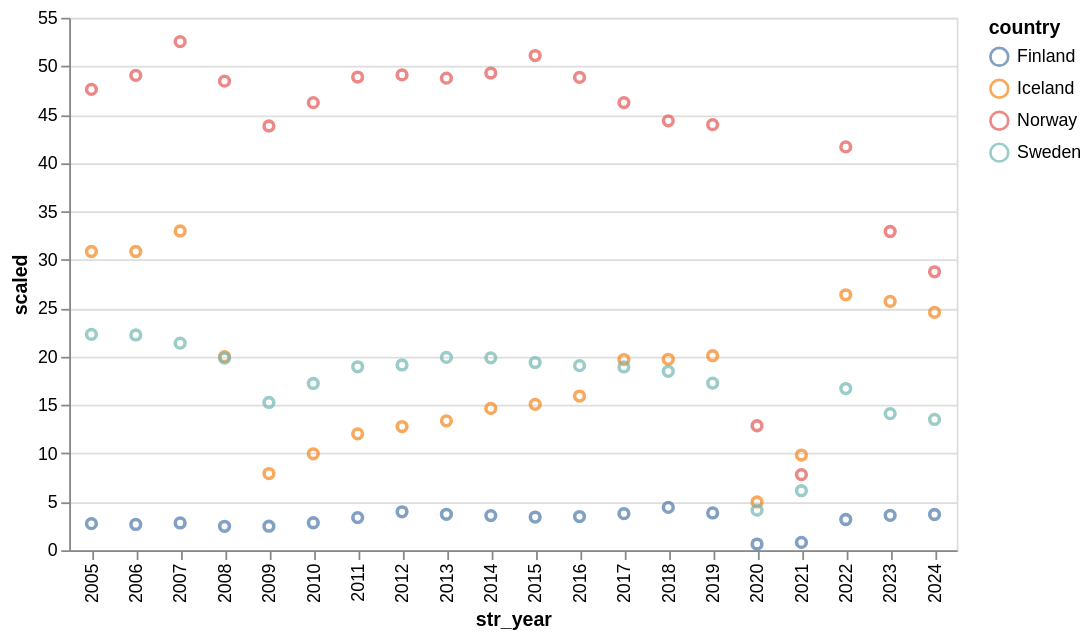

Notebook code for this chart:
### Code cell
charts[2]

### Figure 1 — Vega-Lite specification as saved in the notebook (floating-point values rounded to 4 significant figures)
{"config": {"view": {"continuousWidth": 300, "continuousHeight": 300}, "scale": {"zero": false}}, "data": {"name": "data-93482e8f52b6e38a9758d1b047aa499e"}, "mark": {"type": "point", "tooltip": true}, "encoding": {"color": {"field": "country", "type": "nominal"}, "x": {"field": "str_year", "type": "nominal"}, "y": {"field": "scaled", "type": "quantitative"}}, "width": 500, "$schema": "https://vega.github.io/schema/vega-lite/v6.1.0.json", "datasets": {"data-93482e8f52b6e38a9758d1b047aa499e": [{"code": "FIN", "year": 2005, "country": "Finland", "scaled": 2.744, "str_year": "2005"}, {"code": "FIN", "year": 2006, "country": "Finland", "scaled": 2.664, "str_year": "2006"}, {"code": "FIN", "year": 2007, "country": "Finland", "scaled": 2.821, "str_year": "2007"}, {"code": "FIN", "year": 2008, "country": "Finland", "scaled": 2.474, "str_year": "2008"}, {"code": "FIN", "year": 2009, "country": "Finland", "scaled": 2.481, "str_year": "2009"}, {"code": "FIN", "year": 2010, "country": "Finland", "scaled": 2.84, "str_year": "2010"}, {"code": "FIN", "year": 2011, "country": "Finland", "scaled": 3.373, "str_year": "2011"}, {"code": "FIN", "year": 2012, "country": "Finland", "scaled": 3.971, "str_year": "2012"}, {"code": "FIN", "year": 2013, "country": "Finland", "scaled": 3.715, "str_year": "2013"}, {"code": "FIN", "year": 2014, "country": "Finland", "scaled": 3.581, "str_year": "2014"}, {"code": "FIN", "year": 2015, "country": "Finland", "scaled": 3.43, "str_year": "2015"}, {"code": "FIN", "year": 2016, "country": "Finland", "scaled": 3.483, "str_year": "2016"}, {"code": "FIN", "year": 2017, "country": "Finland", "scaled": 3.78, "str_year": "2017"}, {"code": "FIN", "year": 2018, "country": "Finland", "scaled": 4.425, "str_year": "2018"}, {"code": "FIN", "year": 2019, "country": "Finland", "scaled": 3.854, "str_year": "2019"}, {"code": "FIN", "year": 2020, "country": "Finland", "scaled": 0.6443, "str_year": "2020"}, {"code": "FIN", "year": 2021, "country": "Finland", "scaled": 0.808, "str_year": "2021"}, {"code": "FIN", "year": 2022, "country": "Finland", "scaled": 3.177, "str_year": "2022"}, {"code": "FIN", "year": 2023, "country": "Finland", "scaled": 3.598, "str_year": "2023"}, {"code": "FIN", "year": 2024, "country": "Finland", "scaled": 3.693, "str_year": "2024"}, {"code": "ISL", "year": 2005, "country": "Iceland", "scaled": 30.86, "str_year": "2005"}, {"code": "ISL", "year": 2006, "country": "Iceland", "scaled": 30.86, "str_year": "2006"}, {"code": "ISL", "year": 2007, "country": "Iceland", "scaled": 32.97, "str_year": "2007"}, {"code": "ISL", "year": 2008, "country": "Iceland", "scaled": 19.99, "str_year": "2008"}, {"code": "ISL", "year": 2009, "country": "Iceland", "scaled": 7.923, "str_year": "2009"}, {"code": "ISL", "year": 2010, "country": "Iceland", "scaled": 9.965, "str_year": "2010"}, {"code": "ISL", "year": 2011, "country": "Iceland", "scaled": 12.02, "str_year": "2011"}, {"code": "ISL", "year": 2012, "country": "Iceland", "scaled": 12.78, "str_year": "2012"}, {"code": "ISL", "year": 2013, "country": "Iceland", "scaled": 13.36, "str_year": "2013"}, {"code": "ISL", "year": 2014, "country": "Iceland", "scaled": 14.65, "str_year": "2014"}, {"code": "ISL", "year": 2015, "country": "Iceland", "scaled": 15.07, "str_year": "2015"}, {"code": "ISL", "year": 2016, "country": "Iceland", "scaled": 15.93, "str_year": "2016"}, {"code": "ISL", "year": 2017, "country": "Iceland", "scaled": 19.7, "str_year": "2017"}, {"code": "ISL", "year": 2018, "country": "Iceland", "scaled": 19.72, "str_year": "2018"}, {"code": "ISL", "year": 2019, "country": "Iceland", "scaled": 20.09, "str_year": "2019"}, {"code": "ISL", "year": 2020, "country": "Iceland", "scaled": 4.985, "str_year": "2020"}, {"code": "ISL", "year": 2021, "country": "Iceland", "scaled": 9.835, "str_year": "2021"}, {"code": "ISL", "year": 2022, "country": "Iceland", "scaled": 26.39, "str_year": "2022"}, {"code": "ISL", "year": 2023, "country": "Iceland", "scaled": 25.7, "str_year": "2023"}, {"code": "ISL", "year": 2024, "country": "Iceland", "scaled": 24.57, "str_year": "2024"}, {"code": "NOR", "year": 2005, "country": "Norway", "scaled": 47.6, "str_year": "2005"}, {"code": "NOR", "year": 2006, "country": "Norway", "scaled": 49.04, "str_year": "2006"}, {"code": "NOR", "year": 2007, "country": "Norway", "scaled": 52.53, "str_year": "2007"}, {"code": "NOR", "year": 2008, "country": "Norway", "scaled": 48.45, "str_year": "2008"}, {"code": "NOR", "year": 2009, "country": "Norway", "scaled": 43.82, "str_year": "2009"}, {"code": "NOR", "year": 2010, "country": "Norway", "scaled": 46.23, "str_year": "2010"}, {"code": "NOR", "year": 2011, "country": "Norway", "scaled": 48.88, "str_year": "2011"}, {"code": "NOR", "year": 2012, "country": "Norway", "scaled": 49.09, "str_year": "2012"}, {"code": "NOR", "year": 2013, "country": "Norway", "scaled": 48.76, "str_year": "2013"}, {"code": "NOR", "year": 2014, "country": "Norway", "scaled": 49.29, "str_year": "2014"}, {"code": "NOR", "year": 2015, "country": "Norway", "scaled": 51.1, "str_year": "2015"}, {"code": "NOR", "year": 2016, "country": "Norway", "scaled": 48.84, "str_year": "2016"}, {"code": "NOR", "year": 2017, "country": "Norway", "scaled": 46.24, "str_year": "2017"}, {"code": "NOR", "year": 2018, "country": "Norway", "scaled": 44.35, "str_year": "2018"}, {"code": "NOR", "year": 2019, "country": "Norway", "scaled": 43.96, "str_year": "2019"}, {"code": "NOR", "year": 2020, "country": "Norway", "scaled": 12.86, "str_year": "2020"}, {"code": "NOR", "year": 2021, "country": "Norway", "scaled": 7.811, "str_year": "2021"}, {"code": "NOR", "year": 2022, "country": "Norway", "scaled": 41.66, "str_year": "2022"}, {"code": "NOR", "year": 2023, "country": "Norway", "scaled": 32.92, "str_year": "2023"}, {"code": "NOR", "year": 2024, "country": "Norway", "scaled": 28.76, "str_year": "2024"}, {"code": "SWE", "year": 2005, "country": "Sweden", "scaled": 22.29, "str_year": "2005"}, {"code": "SWE", "year": 2006, "country": "Sweden", "scaled": 22.24, "str_year": "2006"}, {"code": "SWE", "year": 2007, "country": "Sweden", "scaled": 21.39, "str_year": "2007"}, {"code": "SWE", "year": 2008, "country": "Sweden", "scaled": 19.85, "str_year": "2008"}, {"code": "SWE", "year": 2009, "country": "Sweden", "scaled": 15.26, "str_year": "2009"}, {"code": "SWE", "year": 2010, "country": "Sweden", "scaled": 17.23, "str_year": "2010"}, {"code": "SWE", "year": 2011, "country": "Sweden", "scaled": 18.95, "str_year": "2011"}, {"code": "SWE", "year": 2012, "country": "Sweden", "scaled": 19.14, "str_year": "2012"}, {"code": "SWE", "year": 2013, "country": "Sweden", "scaled": 19.92, "str_year": "2013"}, {"code": "SWE", "year": 2014, "country": "Sweden", "scaled": 19.87, "str_year": "2014"}, {"code": "SWE", "year": 2015, "country": "Sweden", "scaled": 19.39, "str_year": "2015"}, {"code": "SWE", "year": 2016, "country": "Sweden", "scaled": 19.06, "str_year": "2016"}, {"code": "SWE", "year": 2017, "country": "Sweden", "scaled": 18.93, "str_year": "2017"}, {"code": "SWE", "year": 2018, "country": "Sweden", "scaled": 18.48, "str_year": "2018"}, {"code": "SWE", "year": 2019, "country": "Sweden", "scaled": 17.27, "str_year": "2019"}, {"code": "SWE", "year": 2020, "country": "Sweden", "scaled": 4.142, "str_year": "2020"}, {"code": "SWE", "year": 2021, "country": "Sweden", "scaled": 6.149, "str_year": "2021"}, {"code": "SWE", "year": 2022, "country": "Sweden", "scaled": 16.7, "str_year": "2022"}, {"code": "SWE", "year": 2023, "country": "Sweden", "scaled": 14.11, "str_year": "2023"}, {"code": "SWE", "year": 2024, "country": "Sweden", "scaled": 13.51, "str_year": "2024"}]}}
